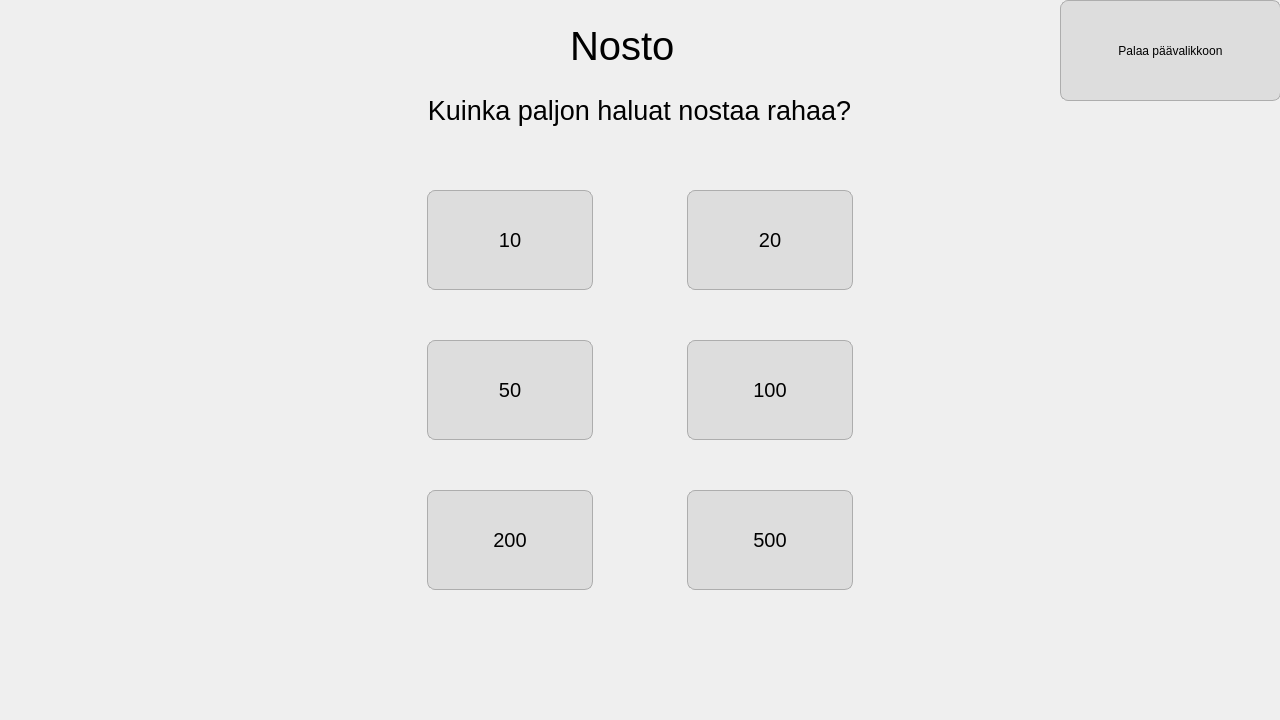
<?xml version="1.0" encoding="UTF-8"?>
<ui version="4.0">
 <class>nostaRahaa</class>
 <widget class="QDialog" name="nostaRahaa">
  <property name="geometry">
   <rect>
    <x>0</x>
    <y>0</y>
    <width>1280</width>
    <height>720</height>
   </rect>
  </property>
  <property name="windowTitle">
   <string>Dialog</string>
  </property>
  <widget class="QLabel" name="label">
   <property name="geometry">
    <rect>
     <x>570</x>
     <y>20</y>
     <width>140</width>
     <height>51</height>
    </rect>
   </property>
   <property name="font">
    <font>
     <pointsize>30</pointsize>
    </font>
   </property>
   <property name="text">
    <string>Nosto</string>
   </property>
  </widget>
  <widget class="QLabel" name="label_2">
   <property name="geometry">
    <rect>
     <x>244</x>
     <y>80</y>
     <width>791</width>
     <height>61</height>
    </rect>
   </property>
   <property name="font">
    <font>
     <pointsize>20</pointsize>
    </font>
   </property>
   <property name="text">
    <string>Kuinka paljon haluat nostaa rahaa?</string>
   </property>
   <property name="alignment">
    <set>Qt::AlignCenter</set>
   </property>
  </widget>
  <widget class="QPushButton" name="tenButton">
   <property name="geometry">
    <rect>
     <x>427</x>
     <y>190</y>
     <width>166</width>
     <height>100</height>
    </rect>
   </property>
   <property name="font">
    <font>
     <pointsize>15</pointsize>
    </font>
   </property>
   <property name="styleSheet">
    <string notr="true">border-radius: 8px;
background-color: rgb(221, 221, 221);
border: 1px solid;
border-color: rgb(173, 173, 173);</string>
   </property>
   <property name="text">
    <string>10</string>
   </property>
  </widget>
  <widget class="QPushButton" name="twentyButton">
   <property name="geometry">
    <rect>
     <x>687</x>
     <y>190</y>
     <width>166</width>
     <height>100</height>
    </rect>
   </property>
   <property name="font">
    <font>
     <pointsize>15</pointsize>
    </font>
   </property>
   <property name="styleSheet">
    <string notr="true">border-radius: 8px;
background-color: rgb(221, 221, 221);
border: 1px solid;
border-color: rgb(173, 173, 173);</string>
   </property>
   <property name="text">
    <string>20</string>
   </property>
  </widget>
  <widget class="QPushButton" name="fiftyButton">
   <property name="geometry">
    <rect>
     <x>427</x>
     <y>340</y>
     <width>166</width>
     <height>100</height>
    </rect>
   </property>
   <property name="font">
    <font>
     <pointsize>15</pointsize>
    </font>
   </property>
   <property name="styleSheet">
    <string notr="true">border-radius: 8px;
background-color: rgb(221, 221, 221);
border: 1px solid;
border-color: rgb(173, 173, 173);</string>
   </property>
   <property name="text">
    <string>50</string>
   </property>
  </widget>
  <widget class="QPushButton" name="hundredButton">
   <property name="geometry">
    <rect>
     <x>687</x>
     <y>340</y>
     <width>166</width>
     <height>100</height>
    </rect>
   </property>
   <property name="font">
    <font>
     <pointsize>15</pointsize>
    </font>
   </property>
   <property name="styleSheet">
    <string notr="true">border-radius: 8px;
background-color: rgb(221, 221, 221);
border: 1px solid;
border-color: rgb(173, 173, 173);</string>
   </property>
   <property name="text">
    <string>100</string>
   </property>
  </widget>
  <widget class="QPushButton" name="fivehundredButton">
   <property name="geometry">
    <rect>
     <x>687</x>
     <y>490</y>
     <width>166</width>
     <height>100</height>
    </rect>
   </property>
   <property name="font">
    <font>
     <pointsize>15</pointsize>
    </font>
   </property>
   <property name="layoutDirection">
    <enum>Qt::LeftToRight</enum>
   </property>
   <property name="styleSheet">
    <string notr="true">border-radius: 8px;
background-color: rgb(221, 221, 221);
border: 1px solid;
border-color: rgb(173, 173, 173);</string>
   </property>
   <property name="text">
    <string>500</string>
   </property>
  </widget>
  <widget class="QPushButton" name="twohundredButton">
   <property name="geometry">
    <rect>
     <x>427</x>
     <y>490</y>
     <width>166</width>
     <height>100</height>
    </rect>
   </property>
   <property name="font">
    <font>
     <pointsize>15</pointsize>
    </font>
   </property>
   <property name="styleSheet">
    <string notr="true">border-radius: 8px;
background-color: rgb(221, 221, 221);
border: 1px solid;
border-color: rgb(173, 173, 173);</string>
   </property>
   <property name="text">
    <string>200</string>
   </property>
  </widget>
  <widget class="QPushButton" name="palaaButton">
   <property name="geometry">
    <rect>
     <x>1060</x>
     <y>0</y>
     <width>221</width>
     <height>101</height>
    </rect>
   </property>
   <property name="styleSheet">
    <string notr="true">border-radius: 8px;
background-color: rgb(221, 221, 221);
border: 1px solid;
border-color: rgb(173, 173, 173);</string>
   </property>
   <property name="text">
    <string>Palaa päävalikkoon</string>
   </property>
  </widget>
 </widget>
 <resources/>
 <connections/>
</ui>
